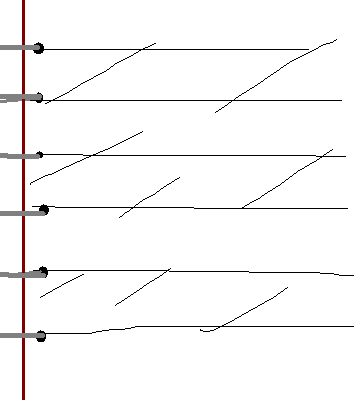
%> input picture 9/psgm/kr/image.PNG, 354 x 400 px
$ octave colors.m   (GNU Octave 9; MATLAB toolbox functions it lacks are replaced by stand-ins)
%> lines starting %> are read from the running program, lines starting %| are printed output that depends on the picture
clear all; clc;

PATH = '/path/to/image/image.png'

image = imread( PATH );
%> image is the input picture: size 400x354x3 uint8; mean R, G, B 247.8, 246.8, 246.8

red = image( :, :, 1 );
green = image( :, :, 2 );
blue = image( :, :, 3 );

red_s = uint8( zeros( 1, 256 ) );
for i = 1 : size( red, 1 )
    for j = 1: size( red, 2 )
        color = red( i, j );
        red_s( color + 1 ) = red_s( color + 1 ) + 1;
    end;
end;
%> after the loop, red_s = 256 values, max 255 at index 1, min 0 at index 2, mean 2.99

green_s = uint8( zeros( 1, 256 ) );
for i = 1 : size( green, 1 )
    for j = 1: size( green, 2 )
        color = green( i, j );
        green_s( color + 1 ) = green_s( color + 1 ) + 1;
    end;
end;
%> after the loop, green_s has the same summary as red_s

blue_s = uint8( zeros( 1, 256 ) );
for i = 1 : size( blue, 1 )
    for j = 1: size( blue, 2 )
        color = blue( i, j );
        blue_s( color + 1 ) = blue_s( color + 1 ) + 1;
    end;
end;
%> after the loop, blue_s has the same summary as red_s

subplot( 1, 4, 1 );
imshow( image );

subplot( 1, 4, 2 );
bar( red_s );

subplot( 1, 4, 3 );
bar( green_s );

subplot( 1, 4, 4 );
bar( blue_s );
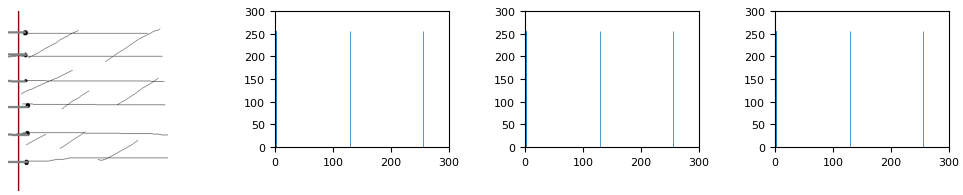
%> figure redrawn from the program's plot data, 4 panels
